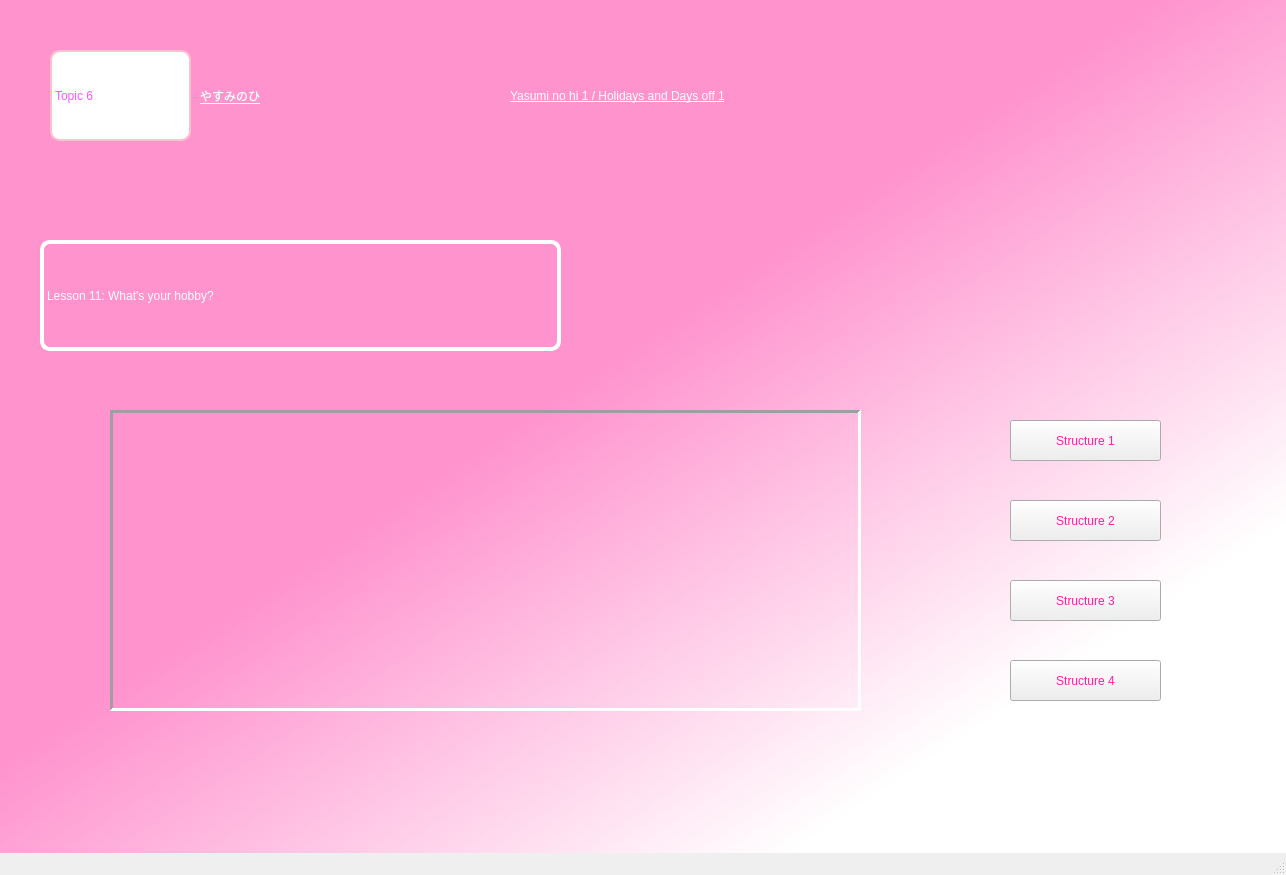
<?xml version="1.0" encoding="UTF-8"?>
<ui version="4.0">
 <class>MainWindow</class>
 <widget class="QMainWindow" name="MainWindow">
  <property name="geometry">
   <rect>
    <x>0</x>
    <y>0</y>
    <width>1286</width>
    <height>875</height>
   </rect>
  </property>
  <property name="windowTitle">
   <string>MainWindow</string>
  </property>
  <widget class="QWidget" name="centralwidget">
   <widget class="QWidget" name="widget" native="true">
    <property name="geometry">
     <rect>
      <x>0</x>
      <y>0</y>
      <width>1291</width>
      <height>881</height>
     </rect>
    </property>
    <property name="styleSheet">
     <string notr="true">QWidget#widget{
background-color: qlineargradient(spread:pad, x1:0.398091, y1:0.358, x2:0.806818, y2:0.778, stop:0.153409 rgba(255, 147, 206, 255), stop:1 rgba(255, 255, 255, 255));}</string>
    </property>
    <widget class="QLabel" name="label_1">
     <property name="geometry">
      <rect>
       <x>50</x>
       <y>50</y>
       <width>141</width>
       <height>91</height>
      </rect>
     </property>
     <property name="styleSheet">
      <string notr="true">background-color: rgb(255, 255, 255);
color: rgb(255, 85, 255);
font: 25pt &quot;MV Boli&quot;;
border-radius:10px;
border: 2px solid pink;
</string>
     </property>
     <property name="text">
      <string>Topic 6</string>
     </property>
    </widget>
    <widget class="QLabel" name="label_2">
     <property name="geometry">
      <rect>
       <x>200</x>
       <y>70</y>
       <width>161</width>
       <height>51</height>
      </rect>
     </property>
     <property name="styleSheet">
      <string notr="true">color: rgb(255, 255, 255);
text-decoration: underline;
font: 24pt &quot;MV Boli&quot;;
</string>
     </property>
     <property name="text">
      <string>やすみのひ</string>
     </property>
    </widget>
    <widget class="QLabel" name="label_3">
     <property name="geometry">
      <rect>
       <x>510</x>
       <y>60</y>
       <width>561</width>
       <height>71</height>
      </rect>
     </property>
     <property name="styleSheet">
      <string notr="true">font: 24pt &quot;MV Boli&quot;;
text-decoration: underline;
color: rgb(255, 255, 255);</string>
     </property>
     <property name="text">
      <string>Yasumi no hi 1 / Holidays and Days off 1</string>
     </property>
    </widget>
    <widget class="QLabel" name="label_4">
     <property name="geometry">
      <rect>
       <x>40</x>
       <y>240</y>
       <width>521</width>
       <height>111</height>
      </rect>
     </property>
     <property name="styleSheet">
      <string notr="true">font: 24pt &quot;MV Boli&quot;;
color: rgb(255, 255, 255);
border: 4px solid #ffffff;
border-radius: 10px;</string>
     </property>
     <property name="text">
      <string>Lesson 11: What's your hobby?</string>
     </property>
    </widget>
    <widget class="QStackedWidget" name="stackedWidget">
     <property name="geometry">
      <rect>
       <x>110</x>
       <y>410</y>
       <width>751</width>
       <height>301</height>
      </rect>
     </property>
     <property name="styleSheet">
      <string notr="true"/>
     </property>
     <property name="frameShape">
      <enum>QFrame::Panel</enum>
     </property>
     <property name="frameShadow">
      <enum>QFrame::Sunken</enum>
     </property>
     <property name="lineWidth">
      <number>3</number>
     </property>
     <property name="currentIndex">
      <number>0</number>
     </property>
     <widget class="QWidget" name="page_1">
      <widget class="QLabel" name="label_5">
       <property name="geometry">
        <rect>
         <x>0</x>
         <y>0</y>
         <width>751</width>
         <height>301</height>
        </rect>
       </property>
       <property name="styleSheet">
        <string notr="true">border-image: url(:/congthuc/topic6d.jpg);</string>
       </property>
       <property name="text">
        <string/>
       </property>
      </widget>
     </widget>
     <widget class="QWidget" name="page_2">
      <widget class="QLabel" name="label_6">
       <property name="geometry">
        <rect>
         <x>-4</x>
         <y>-8</y>
         <width>751</width>
         <height>311</height>
        </rect>
       </property>
       <property name="styleSheet">
        <string notr="true">border-image: url(:/congthuc/topic6b.jpg);</string>
       </property>
       <property name="text">
        <string/>
       </property>
      </widget>
     </widget>
     <widget class="QWidget" name="page_3">
      <widget class="QLabel" name="label_7">
       <property name="geometry">
        <rect>
         <x>-4</x>
         <y>-8</y>
         <width>751</width>
         <height>311</height>
        </rect>
       </property>
       <property name="styleSheet">
        <string notr="true">border-image: url(:/congthuc/topic6c.jpg);</string>
       </property>
       <property name="text">
        <string/>
       </property>
      </widget>
     </widget>
     <widget class="QWidget" name="page_4">
      <widget class="QLabel" name="label_8">
       <property name="geometry">
        <rect>
         <x>0</x>
         <y>0</y>
         <width>751</width>
         <height>301</height>
        </rect>
       </property>
       <property name="styleSheet">
        <string notr="true">border-image: url(:/congthuc/topic6a.jpg);</string>
       </property>
       <property name="text">
        <string/>
       </property>
      </widget>
     </widget>
    </widget>
    <widget class="QPushButton" name="Button_1">
     <property name="geometry">
      <rect>
       <x>1010</x>
       <y>420</y>
       <width>151</width>
       <height>41</height>
      </rect>
     </property>
     <property name="styleSheet">
      <string notr="true">color: rgb(255, 29, 169);

font: 18pt &quot;MV Boli&quot;;</string>
     </property>
     <property name="text">
      <string>Structure 1</string>
     </property>
    </widget>
    <widget class="QPushButton" name="Button_2">
     <property name="geometry">
      <rect>
       <x>1010</x>
       <y>500</y>
       <width>151</width>
       <height>41</height>
      </rect>
     </property>
     <property name="styleSheet">
      <string notr="true">font: 18pt &quot;MV Boli&quot;;
color: rgb(255, 29, 169);</string>
     </property>
     <property name="text">
      <string>Structure 2</string>
     </property>
    </widget>
    <widget class="QPushButton" name="Button_3">
     <property name="geometry">
      <rect>
       <x>1010</x>
       <y>580</y>
       <width>151</width>
       <height>41</height>
      </rect>
     </property>
     <property name="styleSheet">
      <string notr="true">font: 18pt &quot;MV Boli&quot;;
color: rgb(255, 29, 169);</string>
     </property>
     <property name="text">
      <string>Structure 3</string>
     </property>
    </widget>
    <widget class="QPushButton" name="Button_4">
     <property name="geometry">
      <rect>
       <x>1010</x>
       <y>660</y>
       <width>151</width>
       <height>41</height>
      </rect>
     </property>
     <property name="styleSheet">
      <string notr="true">color: rgb(255, 29, 169);
font: 18pt &quot;MV Boli&quot;;</string>
     </property>
     <property name="text">
      <string>Structure 4</string>
     </property>
    </widget>
   </widget>
  </widget>
  <widget class="QStatusBar" name="statusbar"/>
 </widget>
 <resources>
  <include location="topic6.py"/>
  <include location="topic6.qrc"/>
 </resources>
 <connections/>
</ui>
